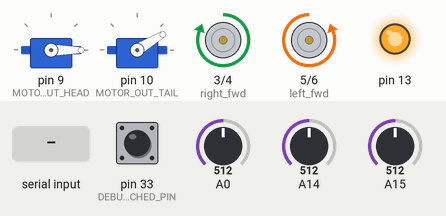
Recording of a sketch running on a simulated Arduino Mega 2560, built with avr-gcc and run on an emulated ATmega2560. Shown: 2 × servo, motor-driver pin pairs drawn as motors (green arrow = first pin HIGH = forward, orange = second pin HIGH = backward, longer = more drive, scaled by the enable pin), output pins drawn as LEDs (lit = HIGH). Inputs (shaded band) come from the test bench; at power-on: A15 = 512, A14 = 512, A0 = 512, pin 33 (DEBUGGER_ATTACHED_PIN) HIGH. What the sketch prints to the serial monitor is not drawn.

Above: at 2.3 s.
2.4 s: A15 set to 529
At 2.65 s:
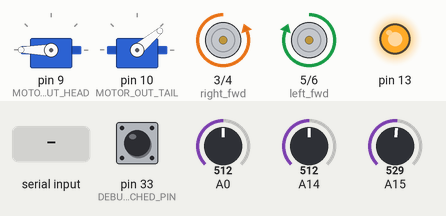
5.4 s: A14 set to 900
At 5.9 s:
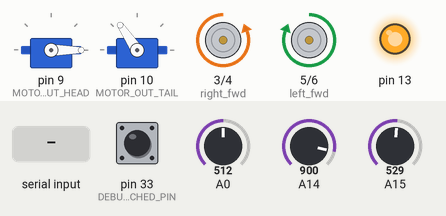
8.4 s: A0 set to 122
At 10.16 s:
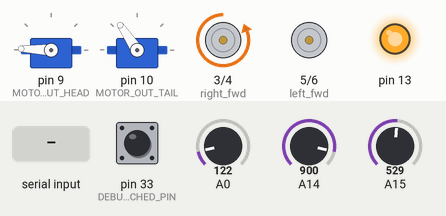
11.4 s: "a90\n" received over the second serial link
At 11.68 s:
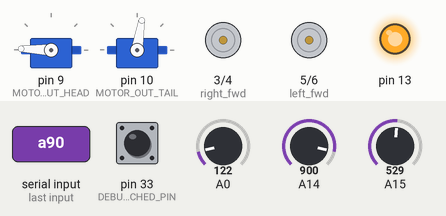
14.4 s: "d" received over the second serial link
At 14.75 s:
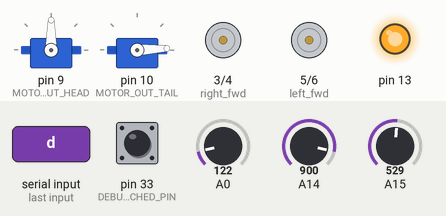
Timing chart, 0 to 20.6 s (numbered marks = the images above; inputs shaded):
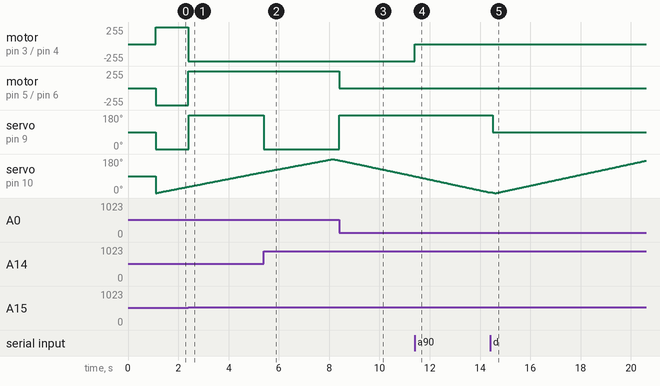

The sketch:

maze_robot.ino
```cpp
#include <Servo.h>
#include <Metro.h>
//#define Serial Serial1
#include <ResponsiveAnalogRead.h>
#include "Motors.h"

#include <stdarg.h>
void p(char *fmt, ... ){
  char buf[128]; // resulting string limited to 128 chars
  va_list args;
  va_start (args, fmt );
  vsnprintf(buf, 128, fmt, args);
  va_end (args);
  Serial.println(buf);
  Serial1.println(buf);
}

void p(const __FlashStringHelper *fmt, ... ){
  char buf[128]; // resulting string limited to 128 chars
  va_list args;
  va_start (args, fmt);
#ifdef __AVR__
  vsnprintf_P(buf, sizeof(buf), (const char *)fmt, args); // progmem for AVR
#else
  vsnprintf(buf, sizeof(buf), (const char *)fmt, args); // for the rest of the world
#endif
  va_end(args);
  Serial.println(buf);
  Serial1.println(buf);
}

// #define STOP_BUTTON 1
// #define DOWN_BUTTON 0
// #define UP_BUTTON 2

#define DIST_IN_F 14
ResponsiveAnalogRead dist_f_reader(DIST_IN_F, true);
int dist_f = 0;
#define DIST_IN_L 16
ResponsiveAnalogRead dist_l_reader(DIST_IN_L, true);
int dist_l = 0;
#define DIST_IN_R 15
ResponsiveAnalogRead dist_r_reader(DIST_IN_R, true);
int dist_r = 0;

#define MOTOR_OUT_HEAD 9
#define MOTOR_OUT_TAIL 10

#define DEBUGGER_ATTACHED_PIN 33 // disabled for now

int speed_left = 0;
int left_zero = 0;
int left_fwd_max = 255;
int left_rw_max = -255;
int left_mapped = left_zero;

int speed_right = 0;
int right_zero = 0;
int right_fwd_max = 255;
int right_rw_max = -255;
int right_mapped = right_zero;

Servo head;
Servo tail;
ResponsiveAnalogRead head_dir(0, true, 0.00001);
int tail_dir = 0;
int tail_dir_dir = 1;
const int tail_speed = 30;

int speed = 0;
int dir = 0;
int more_space = 0;
int dir_sign = 0;

bool manual_control = true;
int debug_light_on = 1;
byte byteRead;

Metro debug_out = Metro(10000);

Motors motors = Motors();

void setup() {
  delay(1000);
  motors.Attach();

  pinMode(13, OUTPUT);
  digitalWrite(13, HIGH);

  head.attach(MOTOR_OUT_HEAD);
  tail.attach(MOTOR_OUT_TAIL);

  pinMode(DEBUGGER_ATTACHED_PIN, INPUT_PULLUP);
  delay(100);
  manual_control = !digitalRead(DEBUGGER_ATTACHED_PIN);

  // pinMode(STOP_BUTTON, INPUT_PULLUP);
  // pinMode(DOWN_BUTTON, INPUT_PULLUP);
  // pinMode(UP_BUTTON, INPUT_PULLUP);

  Serial.begin(115200);
  Serial1.begin(115200);
  Serial.setTimeout(100);
  Serial1.setTimeout(100);
}

void loop() {


  debug_light_on = 1 - debug_light_on;
  // digitalWrite(13, debug_light_on);
  // motors.SetSpeeds(tail_dir_dir * 64, tail_dir_dir * 64);
  // tail_dir_dir *= -1;
  // delay(1000);
  // return;

  dist_f_reader.update();
  dist_l_reader.update();
  dist_r_reader.update();
  dist_f = dist_f_reader.getValue(); // analogRead(DIST_IN_F);
  dist_l = dist_l_reader.getValue(); // analogRead(DIST_IN_L);
  dist_r = dist_r_reader.getValue(); // analogRead(DIST_IN_R);

  byteRead = 0;
  if (Serial1.available())
  {
    /* read the most recent byte */
    byteRead = Serial1.read();
    if (byteRead == 'a')
    {
      manual_control = !manual_control;
      debug_out.reset();
    }
    else if (byteRead == 'q')
    {
      print_debug();
    }
  }

  if (manual_control)
  {
    do
    {
      if (byteRead == 's')
      {
        long r = Serial1.parseInt();
        speed = r;
        Serial1.read();
      }
      else if (byteRead == 'd')
      {
        long r = Serial1.parseInt();
        dir = r;
        Serial1.read();
      }

      byteRead = Serial1.read();
    } while (Serial1.available());

    left_mapped = map_speed(
      map(dir, -90, 0, 0, 100),
      map(speed, 0, 255, left_zero, left_rw_max),
      left_zero,
      map(speed, 0, 255, left_zero, left_fwd_max));
    right_mapped = map_speed(
      map(dir, 0, 90, 100, 0),
      map(speed, 0, 255, right_zero, right_rw_max),
      right_zero,
      map(speed, 0, 255, right_zero, right_fwd_max));
  }
  else
  {
    dir = 0;

    more_space = dist_l - dist_r;

    if (more_space > 0)
      dir += map(more_space, 0, 300, 5, 180);
    else
      dir += map(abs(more_space), 0, 300, 5, -180);

    if (dir >= 0)
      dir_sign = 1;
    else
      dir_sign = -1;

    dir = map(dist_f, 50, 400, dir, dir_sign * 180);

    left_mapped = map_speed(
      map(dir, -90, 0, 0, 100),
      left_rw_max, left_zero, left_fwd_max);
    right_mapped = map_speed(
      map(dir, 0, 90, 100, 0),
      right_rw_max, right_zero, right_fwd_max);

    if (debug_out.check() == 1)
    {
      print_debug();
    }

  }

  motors.SetSpeeds(left_mapped, right_mapped);
  head_dir.update(90 - dir);
  head.write(head_dir.getValue());

  tail_dir += tail_dir_dir;
  tail.write(tail_dir / tail_speed);
  if (tail_dir >= 180 * tail_speed) {
    tail_dir_dir = -1;
  }
  else if (tail_dir <= 0) {
    tail_dir_dir = 1;
  }
}

int map_speed(int v, int mi, int zero, int ma)
{
  if (v < 0)
    return map(v, -100, 0, mi, zero);
  else
    return map(v, 0, 100, zero, ma);
}

void print_debug()
{
  p(F("MANUAL: %d, L %03d, F %03d, R %03d, dir %03d, speed %03d, left_mapped %03d, right_mapped %03d"),
    manual_control, dist_l, dist_f, dist_r, dir, speed, left_mapped, right_mapped);
}
```

motors.cpp
```cpp
#include "motors.h"
#include <Arduino.h>
#include <HardwareSerial.h>

void Motors::Attach() {
    pinMode(left_fwd, OUTPUT);
    pinMode(left_rev, OUTPUT);
    pinMode(right_fwd, OUTPUT);
    pinMode(right_rev, OUTPUT);
    pinMode(left_enable, OUTPUT);
    pinMode(right_enable, OUTPUT);

    Stop();
}

void Motors::Stop() {
    analogWrite(left_enable, 0);
    analogWrite(right_enable, 0);
}

void Motors::SetSpeeds(int left, int right) {
    Serial.print(left);
    Serial.print(", ");
    Serial.println(right);
    if (left == 0)
    {
        digitalWrite(left_enable, LOW);
    }
    else
    {
        if (left > 0)
        {
            digitalWrite(left_fwd, LOW);
            digitalWrite(left_rev, HIGH);
        }
        else
        {
            digitalWrite(left_fwd, HIGH);
            digitalWrite(left_rev, LOW);
        }
        int v = abs(left) + MOTOR_MIN;
        if (v > 255) v = 255;
        analogWrite(left_enable, v);
    }

    if (right == 0)
    {
        digitalWrite(right_enable, LOW);
    }
    else
    {
        if (right > 0)
        {
            digitalWrite(right_fwd, LOW);
            digitalWrite(right_rev, HIGH);
        }
        else
        {
            digitalWrite(right_fwd, HIGH);
            digitalWrite(right_rev, LOW);
        }
        int v = abs(right) + MOTOR_MIN;
        if (v > 255) v = 255;
        analogWrite(right_enable, v);
    }
}
```

motors.h
```cpp
#pragma once

#define MOTOR_MIN 50

class Motors {
public:
    static const int left_fwd = 5;
    static const int left_rev = 6;
    static const int right_fwd = 3;
    static const int right_rev = 4;

    static const int left_enable = 23;
    static const int right_enable = 22;

    void Attach();
    void Stop();
    // Ranges -255 ... 255
    void SetSpeeds(int left, int right);
};
```

Measured:
- the behaviour switches between 521 and 522 on A15 (found by bisection; images 0 and 1)
- after the input at 2.4 s, motor on pin 3 (right_fwd) / pin 4 (right_rev): forward 255/255 → backward 255/255 at once; motor on pin 5 (left_fwd) / pin 6 (left_rev): backward 255/255 → forward 255/255 at once; servo on pin 9 (MOTOR_OUT_HEAD): 0° → 180° at once
- after the input at 5.4 s, servo on pin 9 (MOTOR_OUT_HEAD): 180° → 0° at once
- after the input at 8.4 s, motor on pin 5 (left_fwd) / pin 6 (left_rev): forward 255/255 → stopped at once; servo on pin 9 (MOTOR_OUT_HEAD): 0° → 178° at once
- after the input at 11.4 s, motor on pin 3 (right_fwd) / pin 4 (right_rev): backward 255/255 → stopped at once
- after the input at 14.4 s, servo on pin 9 (MOTOR_OUT_HEAD): 178° → 90° after 0.10 s
